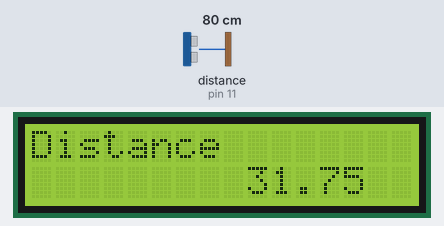
The sketch below on a simulated Arduino Uno, built with avr-gcc and run on an emulated ATmega328P. On the bench: 16×2 character LCD. Wiring (inferred from the names in the program): ultrasonic range finder: trigger pin 13; echo pin 11. The test bench sets the inputs (shaded band); at power-on: distance to the obstacle (sensor on pin 11) 80 cm. The echo pulse lasts 58.3 µs per cm; what the sketch prints to the serial monitor is not drawn.

Above: at 1.2 s.
1.3 s: distance to the obstacle (sensor on pin 11) set to 2 cm
At 2.5 s:
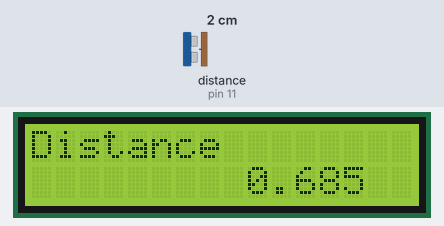
2.8 s: distance to the obstacle (sensor on pin 11) set to 4 cm
At 2.82 s:
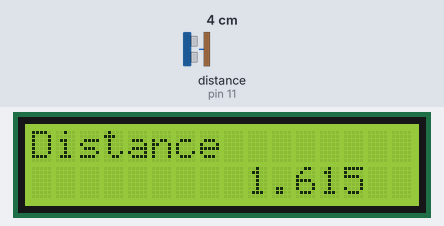
4.3 s: distance to the obstacle (sensor on pin 11) set to 9 cm
At 5.2 s:
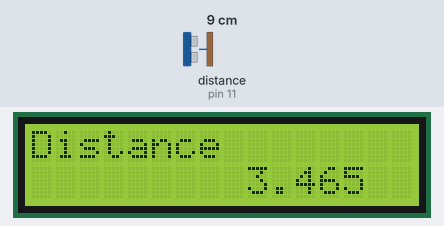

Measured:
- after the input at 1.3 s, the display: first changes at once (image 1 shows a later state)
- after the input at 2.8 s, the display: first changes at once (image 2 shows a later state)
- after the input at 4.3 s, the display: changes at once (image 3)

The sketch:

ultraSonicSensorandLCDDisplay.ino
```cpp
//Sample using LiquidCrystal library
#include <LiquidCrystal.h>

/*******************************************************
LCD Minimum + ultrasonic sensor combined.
-> shows distance of object on lcd display
********************************************************/

// select the pins used on the LCD panel
LiquidCrystal lcd(8, 9, 4, 5, 6, 7);
//Measure
int trigPin=13; //Sensor Trig pin connected to Arduino pin 13
int echoPin=11;  //Sensor Echo pin connected to Arduino pin 11
float pingTime;  //time for ping to travel from sensor to target and return
float targetDistance; //Distance to Target in inches
float speedOfSound=776.5; //Speed of sound in miles per hour when temp is 77 degrees.
//###################


void setup()
{
   // put your setup code here, to run once:
  Serial.begin(9600);
  pinMode(trigPin, OUTPUT);
  pinMode(echoPin, INPUT);
  //####################################

 lcd.begin(16, 2);              // start the library
 lcd.setCursor(0,0);
 lcd.print("Distance"); // print a simple message
}

void loop()
{

  // put your main code here, to run repeatedly:

  digitalWrite(trigPin, LOW); //Set trigger pin low
  delayMicroseconds(2000); //Let signal settle
  digitalWrite(trigPin, HIGH); //Set trigPin high
  delayMicroseconds(15); //Delay in high state
  digitalWrite(trigPin, LOW); //ping has now been sent
  delayMicroseconds(10); //Delay in low state

  pingTime = pulseIn(echoPin, HIGH);  //pingTime is presented in microceconds
  pingTime=pingTime/1000000; //convert pingTime to seconds by dividing by 1000000 (microseconds in a second)
  pingTime=pingTime/3600; //convert pingtime to hourse by dividing by 3600 (seconds in an hour)
  targetDistance= speedOfSound * pingTime;  //This will be in miles, since speed of sound was miles per hour
 targetDistance=targetDistance/2; //Remember ping travels to target and back from target, so you must divide by 2 for actual target distance.
 targetDistance= targetDistance*63360;    //Convert miles to inches by multipling by 63360 (inches per mile)
 Serial.println(targetDistance);

 lcd.setCursor(9,1);            // move cursor to second line "1" and 9 spaces over
 lcd.print(targetDistance);


 lcd.setCursor(0,1);            // move to the begining of the second line

}
```
